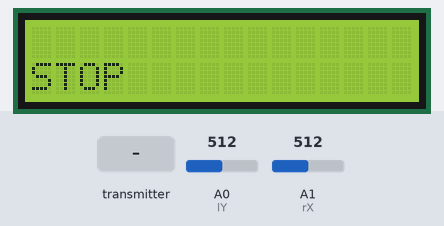
Simulated run of this sketch. Board: Arduino Nano, built with avr-gcc and run on an emulated ATmega328P. Parts: 16×2 character LCD. The inputs (shaded band) are chosen by the test bench; at power-on: A0 (lY) = 512, A1 (rX) = 512. No radio packets arrive unless stated; what the sketch prints to the serial monitor is not drawn.

Above: at 1.2 s.
1.3 s: A0 (lY) set to 522
2.8 s: A0 (lY) set to 536
At 3.7 s:
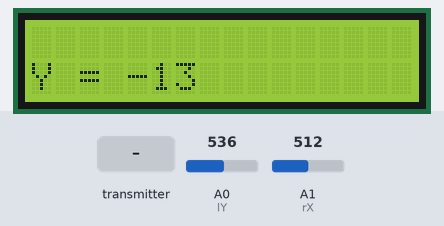
4.3 s: the transmitter starts sending recConditions.0 = 0
At 4.7 s:
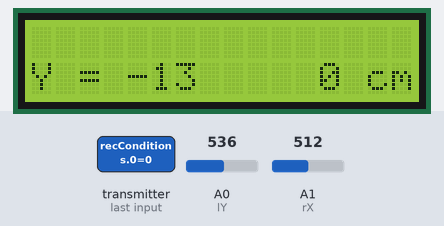
5.8 s: the transmitter starts sending recConditions.1 = 25
At 7.0 s:
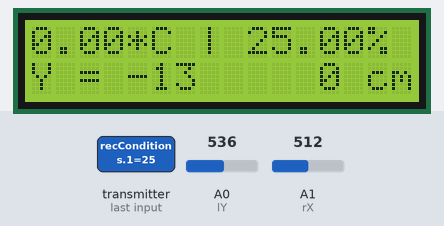
7.3 s: the transmitter starts sending recConditions.0 = 100
At 8.0 s:
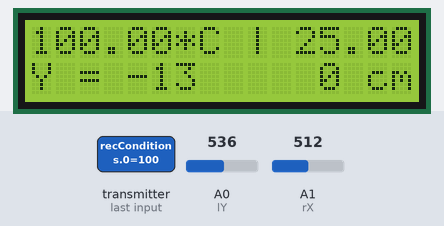
10.3 s: the transmitter starts sending recConditions.1 = 0
Timing chart, 0 to 13.3 s (numbered marks = the images above; inputs shaded):
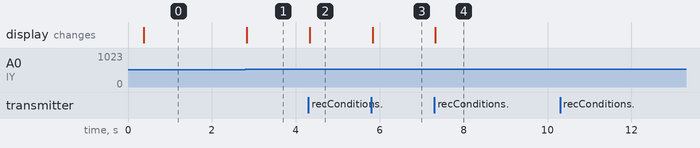

The sketch:

A01_Nano_pilot.ino
```cpp
#include <SPI.h>
#include <nRF24L01.h>
#include <RF24.h>
#include <LiquidCrystal.h>

#define CE 7
#define CSN 8

#define lY A0
#define rX A1

int manualY[2];
int manualX[2];

RF24 asmhs_base(CE, CSN); //inicjalizacja modułu nRF24L01
const byte address[][6] = {"00001", "00002"}; //ustawienie adresów dla kanałów transmisji

LiquidCrystal lcd(10, 9, 6, 5, 4, 3); //inicjalizacja wyświetlacza lcd

float recConditions[3] = {0, 0, 0}; //tablica, do której zapisywane są otrzymane od robota dane środowiskowe

void setup() {
        manualY[0] = 300;
        manualX[0] = 400;
        Serial.begin(115200);
        while(!Serial) {

        }
        if (!asmhs_base.begin()) {
                Serial.println("radio hardware is not responding!!"); //debug
        }
        else
        {
                Serial.println("Controller initialized"); //debug
        }
        asmhs_base.setPALevel(RF24_PA_HIGH);
        asmhs_base.openWritingPipe(address[0]); //otwarcie kanału wysyłającego na adresie 00001
        asmhs_base.openReadingPipe(1, address[1]); //otwarcie 1 kanału odbiorczego na adresie 00002 (nRF24L01 jest w stanie odbierać na 6 kanałach)
        asmhs_base.startListening(); //nRF24L01 jest half-duplexowy, może jednocześnie albo nasłuchiwać, albo transmitować, otwieramy nasłuch

        lcd.begin(16, 2);
        lcd.setCursor(0,0);
}

void loop() {
        manual();
}

void manual()
{
        delay(10);
        if(asmhs_base.available()) //sprawdzenie, czy w buforze nasłuchowym są jakieś dane
        {
                asmhs_base.read(&recConditions, sizeof(recConditions)); //odczytaj tablicę otrzymaną od ASMHS-1
                Serial.println(recConditions[0]); //debug
                Serial.println(recConditions[1]); //debug
                Serial.println(recConditions[2]);
                String conditions = String(recConditions[0]) + "*C | " + String(recConditions[1]) + "%"; //sformatuj otrzymane dane
                lcd.setCursor(0, 0);
                if(recConditions[1] != 0)
                {
                        lcd.print(conditions);
                }
                lcd.setCursor(9, 1);
                lcd.print(distance_normalise(recConditions[2]));
        }
        normalise();
        //Serial.println(manualY[1]);
        //Serial.println(manualX[1]);

        if(manualY[1] >= 10 or manualY[1] <= -10)
        {
                Serial.print(manualY[1]);
                lcd.setCursor(0,1);
                lcd.print("        ");
                lcd.setCursor(0,1);
                lcd.print("Y = ");
                lcd.print(manualY[1]);
                //Serial.println("---");
                //Serial.print("Y = ");
                //Serial.println(manualY[1]);
                asmhs_base.stopListening();
                asmhs_base.write(&manualY, sizeof(manualY));
                asmhs_base.startListening();
                delay(10);
        }
        else if(manualX[1] >= 10 or manualX[1] <= -10)
        {
                Serial.print(manualX[1]);
                lcd.setCursor(0,1);
                lcd.print("        ");
                lcd.setCursor(0,1);
                lcd.print("X = ");
                lcd.print(manualX[1]);
                //Serial.println("---");
                //Serial.print("X = ");
                //Serial.println(manualX[1]);
                asmhs_base.stopListening();
                //Serial.print(manualX[1]);
                asmhs_base.write(&manualX, sizeof(manualX));
                asmhs_base.startListening();
                delay(10);
        }
        else if(manualY[1] < 10 and manualY[1] > -10)
        {
                lcd.setCursor(0,1);
                lcd.print("        ");
                lcd.setCursor(0,1);
                lcd.print("STOP");
                manualY[1] = 0;
                asmhs_base.stopListening();
                asmhs_base.write(&manualY, sizeof(manualY));
                asmhs_base.startListening();
        }
        delay(10);
}

void clear()
{
        lcd.setCursor(0,0);
        lcd.print("                ");
        lcd.setCursor(0,1);
        lcd.print("                ");
}

void normalise()
{
        manualY[1] = -1 * int((analogRead(lY) * 0.5) - 255);
        manualX[1] = -1 * int((analogRead(rX) * 0.5) - 255);
        //Serial.println(manualY[1]);
        //Serial.println(manualX[1]);
        if(manualY[1] > 255)
        {
                manualY[1] = 255;
        }
        else if(manualY[1] < -255)
        {
                manualY[1] = -255;
        }
        if(manualX[1] > 255)
        {
                manualX[1] = 255;
        }
        else if(manualX[1] < -255)
        {
                manualX[1] = -255;
        }
} //normalizacja wskazań gałek analogowych z zakresu 0:512:1024 do -255:0:255

String distance_normalise(float dist)
{
        String result = "";
        if(dist < 10)
        {
                result = "   " + String(int(dist)) + " cm";
        }
        else if(dist >= 10 && dist < 100)
        {
                result = "  " + String(int(dist)) + " cm";
        }
        else if(dist >= 00 && dist <= 200)
        {
                result = " " + String(int(dist)) + " cm";
        }
        else if(dist > 200)
        {
                result = ">200 cm";
        }
        return result;
}
```

Measured:
- the behaviour switches between 529 and 530 on A0 (lY) (found by bisection; images 0 and 1)
- after the input at 1.3 s, every drawn part: stays the same
- after the input at 2.8 s, the display: changes at once (image 1)
- after the input at 4.3 s, the display: changes at once (image 2)
- after the input at 5.8 s, the display: changes at once (image 3)
- after the input at 7.3 s, the display: changes at once (image 4)
- after the input at 10.3 s, every drawn part: stays the same
